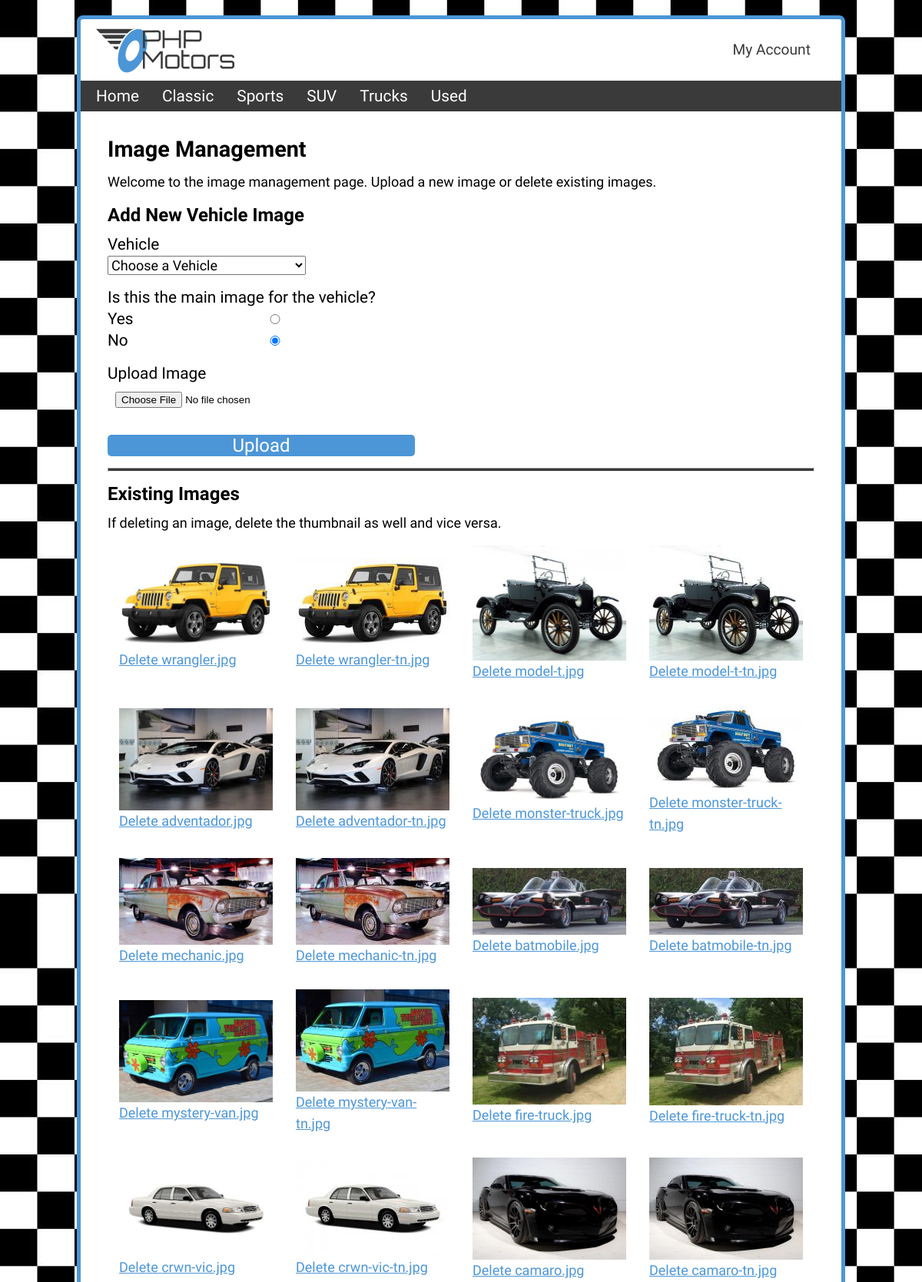
Page /uploads/index.php (upper part) on the committed database.
### tables this page shows
CREATE TABLE `carclassification` (
  `classificationId` int(11) NOT NULL,
  `classificationName` varchar(30) NOT NULL
);

CREATE TABLE `images` (
  `imgId` int(10) UNSIGNED NOT NULL,
  `invId` int(10) UNSIGNED NOT NULL,
  `imgName` varchar(100) NOT NULL,
  `imgPath` varchar(150) NOT NULL,
  `imgDate` timestamp NOT NULL DEFAULT current_timestamp(),
  `imgPrimary` tinyint(1) NOT NULL DEFAULT 0
);

### model/main-model.php (called while the page is built, shortened)
<?php
function getClassifications() {
    $db = phpmotorsConnect();
    $sql = 'SELECT classificationId, classificationName FROM carclassification ORDER BY classificationName ASC';
    $stmt = $db -> prepare($sql);
    $stmt -> execute();
    $classifications = $stmt -> fetchALL();
    return $classifications;
}
?>

### model/uploads-model.php (called while the page is built, shortened)
<?php
function getImages() {
    $db = phpmotorsConnect();
    $sql = 'SELECT imgId, imgPath, imgName, imgDate, inventory.invId, invMake, invModel FROM images JOIN inventory ON images.invId = inventory.invId';
    $stmt = $db->prepare($sql);
    $stmt->execute();
    $imageArray = $stmt->fetchAll(PDO::FETCH_ASSOC);
    return $imageArray;
   }

### model/vehicle-model.php (called while the page is built, shortened)
<?php
function getVehicles() {
    $db = phpmotorsConnect();
    $sql = 'SELECT invId, invMake, invModel FROM inventory';
    $stmt = $db->prepare($sql);
    $stmt->execute();
    $invInfo = $stmt->fetchAll(PDO::FETCH_ASSOC);
    return $invInfo;
}

### library/functions.php (the view, shortened to what this page needs)
<?php
function navList($classifications) {
    $navList = '<ul class = "navigation">';
    $navList .= "<li><a href='/phpmotors/' title='View of the PHP Motors home page'>Home</a></li>";
    foreach ($classifications as $classification) {
    $navList .= "<li><a href='/phpmotors/vehicles/?action=classification&classificationName=".urlencode($classification['classificationName'])." ' title='View our $classification[classificationName] product line'>$classification[classificationName]</a></li>";
    }
    $navList .= '</ul>';
    return $navList;
}
    function buildImageDisplay($imageArray) {
        $id = '<ul id="image-display">';
        foreach ($imageArray as $image) {
            $id .= '<li>';
            $id .= "<img src='$image[imgPath]' title='$image[invMake] $image[invModel] image on PHPMotors.com' alt='$image[invMake] $image[invModel] image on PHPMotors.com'>";
            $id .= "<p><a href='/phpmotors/uploads?action=delete&imgId=$image[imgId]&filename=$image[imgName]' title='Delete the image'>Delete $image[imgName]</a></p>";
            $id .= '</li>';
        }
        $id .= '</ul>';
        return $id;
    }
    function buildVehiclesSelect($vehicles) {
        $prodList = '<select name="invId" id="invId">';
        $prodList .= "<option>Choose a Vehicle</option>";
        foreach ($vehicles as $vehicle) {
            $prodList .= "<option value='$vehicle[invId]'>$vehicle[invMake] $vehicle[invModel]</option>";
        }
        $prodList .= '</select>';
        return $prodList;
    }
?>

### uploads/index.php (shortened to what this page needs)
<?php
require_once '../model/main-model.php';
require_once '../model/vehicle-model.php';
require_once '../model/uploads-model.php';
require_once '../library/functions.php';
$classifications = getClassifications();
$navList = navList($classifications);
$action = filter_input (INPUT_POST, 'action');
if ($action == NULL) {
    $action = filter_input (INPUT_GET, 'action');
}
switch ($action) {
    default:
        $imageArray = getImages();
        if (count($imageArray)) {
            $imageDisplay = buildImageDisplay($imageArray);
        } else {
            $imageDisplay = '<p class="notice">Sorry, no images could be found.</p>';
        }
        $vehicles = getVehicles();
        $prodSelect = buildVehiclesSelect($vehicles);
        include '../view/image-admin.php';
        exit;
    break;
}

### common/header.php (shortened to what this page needs)
<!DOCTYPE html>
<html lang="en-us">
<head>
    <link rel="stylesheet" href="/phpmotors/css/stylesheet.css" media="screen">
</head>
<body>
    <div class="body-content">
        <header class="header">
            <a href="/phpmotors/index.php" title="link to home page"><img class="logo" src="/phpmotors/images/site/logo.png" alt="php motors logo"></a>
            <?php
                if(isset($_SESSION['loggedin'])) {
                    $clientFirstname = $_SESSION['clientData']['clientFirstname'];
                    echo "<a href='/phpmotors/accounts' title='Go to the Administration View' class='welcome'>Welcome $clientFirstname</a>";
                    echo "<a href='/phpmotors/accounts/index.php?action=logout' class='acc'>Logout</a>";
                } else {
                    echo "<a href='/phpmotors/accounts/index.php?action=login-page' title='Sign in and account features' class='acc'>My Account</a>";
                } ?>
        </header>
        <nav>
            <?php
                echo $navList; ?>
        </nav>
        <main>

### view/image-admin.php (shortened to what this page needs)
?><?php require $_SERVER['DOCUMENT_ROOT'] . '/phpmotors/common/header.php'; ?>
        <h1>Image Management</h1>
        <p class="image-p">Welcome to the image management page. Upload a new image or delete existing images.</p>
        <h2 class="image-h2">Add New Vehicle Image</h2>
        <form action="/phpmotors/uploads/" method="post" enctype="multipart/form-data" class="upload-form">
                <label for="invId">Vehicle</label>
                <?php echo $prodSelect ?>
                <fieldset>
                        <label class="image-main">Is this the main image for the vehicle?</label>
                        <label for="priYes" class="pImage">Yes </label>
                        <input type="radio" name="imgPrimary" id="priYes" class="pImage image-radio1" value="1">
                        <label for="priNo" class="pImage">No</label>
                        <input type="radio" name="imgPrimary" id="priNo" class="pImage image-radio2" checked value="0">
                </fieldset>
                <label>Upload Image</label>
                <input type="file" name="file1">
                <button type="submit" class="form-button">Upload</button>
        </form>
        <hr>
        <h2 class="image-h2">Existing Images</h2>
        <p>If deleting an image, delete the thumbnail as well and vice versa.</p>
        <?php if (isset($imageDisplay)) {
                echo $imageDisplay;}
        ?>
<?php require $_SERVER['DOCUMENT_ROOT'] . '/phpmotors/common/footer.php'; ?>

### common/footer.php (shortened to what this page needs)
        </main>
        </div>
    </body>
</html>

### css/stylesheet.css (style rules this page uses)
* { margin: 0; padding: 0; box-sizing: border-box; }
body { background-color: #ffffff; font-family: 'Khand', sans-serif; font-size: 18px; line-height: 28px; }
h1, h2, h3, h4, h5, h6 { font-family: 'Chakra Petch', sans-serif; }
.header { display: flex; justify-content: space-between; }
.acc, .welcome { align-self: center; color: #3a3a3a; text-decoration: none; font-size: 1.2rem; margin-right: 15px; }
.navigation { background-color: #3a3a3a; height: 30px; display: flex; list-style-type: none; justify-content: space-evenly; align-items: center; }
nav a { color: #ffffff; text-decoration: none; }
main { margin: 15px; }
h1 { font-size: 1.5rem; }
h2 { font-size: 1.2rem; }
label, input { display: flex; border-radius: 5px; max-width: 400px; width: 100%; }
label { font-size: 1.5rem; margin-top: 20px; }
input { padding: 10px; max-width: 400px; width: 100%; }
.form-button { display: block; max-width: 400px; width: 100%; font-size: 1.5rem; font-family: inherit; margin: 25px 0 15px 0; border: none; border-radius: 5px; background-color: #4c96d7; color: #ffffff; }
.upload-form label { font-size: 1.3rem; margin: 0; }
.image-p { margin-top: 15px; }
.image-h2 { margin: 15px 0 10px 0; }
#invId { font: inherit; margin-bottom: 15px; }
.upload-form fieldset { max-width: 400px; margin-bottom: 15px; border: none; display: grid; grid-template-columns: .3fr 3fr; grid-template-rows: 1fr 1fr 1fr; }
.image-main { grid-column: 1/3; }
.pImage { margin: 10px; }
.upload-form input { margin: 0; }
.image-radio1 { grid-row: 2/3; grid-column: 2/3; align-self: center; }
.image-radio2 { grid-row: 3/4; grid-column: 2/3; align-self: center; }
#image-display { margin: 0; padding: 0; display: flex; flex-direction: column; align-items: center; }
#image-display li { list-style-type: none; margin: 15px; max-width: 200px; }
#image-display img { width: 100%; }
#image-display a { color: #4c96d7; }
hr { background-color: #3a3a3a; height: 5px; width: 100%; }
@media screen and (min-width: 700px) { body { background: url("../images/site/small_check.jpg"); } }
@media screen and (min-width: 700px) { .body-content { background-color: #ffffff; max-width: 1000px; margin: 20px auto; border: solid 5px #4c96d7; border-radius: 8px; } }
@media screen and (min-width: 700px) { main { margin: 35px; } }
@media screen and (min-width: 700px) { .header { justify-content: space-between; margin: 0 10px; } }
@media screen and (min-width: 700px) { .acc { margin-right: 30px; } }
@media screen and (min-width: 700px) { .navigation { justify-content: flex-start; padding-left: 5px; height: 40px; font-size: 1.3rem; } }
@media screen and (min-width: 700px) { .navigation li { padding: 15px; } }
@media screen and (min-width: 700px) { h1 { font-size: 1.8rem; } }
@media screen and (min-width: 700px) { h2 { font-size: 1.5rem; margin-bottom: 5px; } }
@media screen and (min-width: 700px) { #image-display { flex-flow: row wrap; justify-content: flex-start; } }
@media screen and (min-width: 700px) { #image-display li { flex: 1 0 auto; display: flex; flex-direction: column; justify-content: space-around; } }

### rows in the picture
carclassification: classificationName "Classic"
carclassification: classificationName "Sports"
carclassification: classificationName "SUV"
carclassification: classificationName "Trucks"
carclassification: classificationName "Used"
images: imgPath (picture), imgName "wrangler.jpg"
images: imgPath (picture), imgName "wrangler-tn.jpg"
images: imgPath (picture), imgName "model-t.jpg"
images: imgPath (picture), imgName "model-t-tn.jpg"
images: imgPath (picture), imgName "adventador.jpg"
images: imgPath (picture), imgName "adventador-tn.jpg"
images: imgPath (picture), imgName "monster-truck.jpg"
images: imgPath (picture), imgName "monster-truck-tn.jpg"
images: imgPath (picture), imgName "mechanic.jpg"
images: imgPath (picture), imgName "mechanic-tn.jpg"
images: imgPath (picture), imgName "batmobile.jpg"
images: imgPath (picture), imgName "batmobile-tn.jpg"
images: imgPath (picture), imgName "mystery-van.jpg"
images: imgPath (picture), imgName "mystery-van-tn.jpg"
images: imgPath (picture), imgName "fire-truck.jpg"
images: imgPath (picture), imgName "fire-truck-tn.jpg"
images: imgPath (picture), imgName "crwn-vic.jpg"
images: imgPath (picture), imgName "crwn-vic-tn.jpg"
images: imgPath (picture), imgName "camaro.jpg"
images: imgPath (picture), imgName "camaro-tn.jpg"
